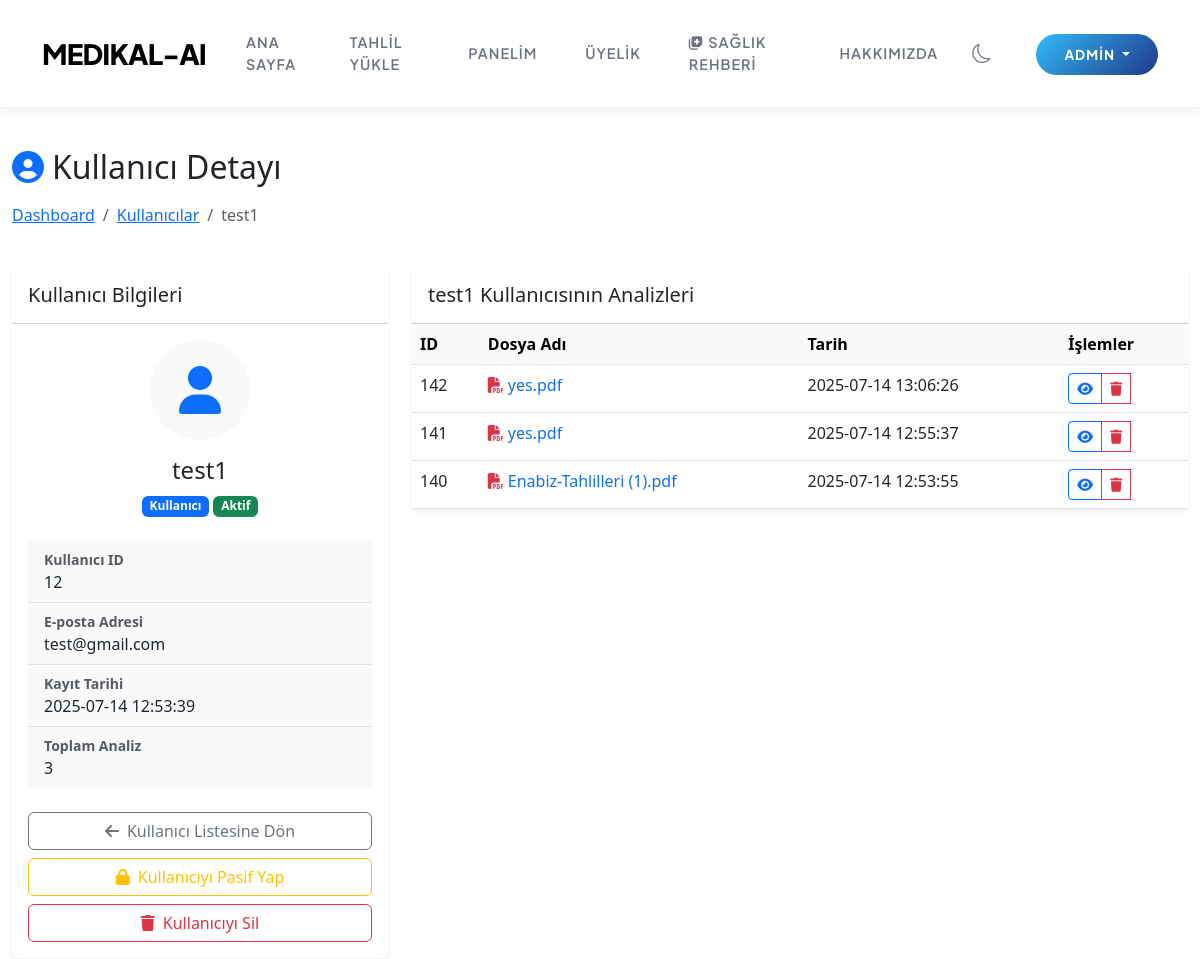
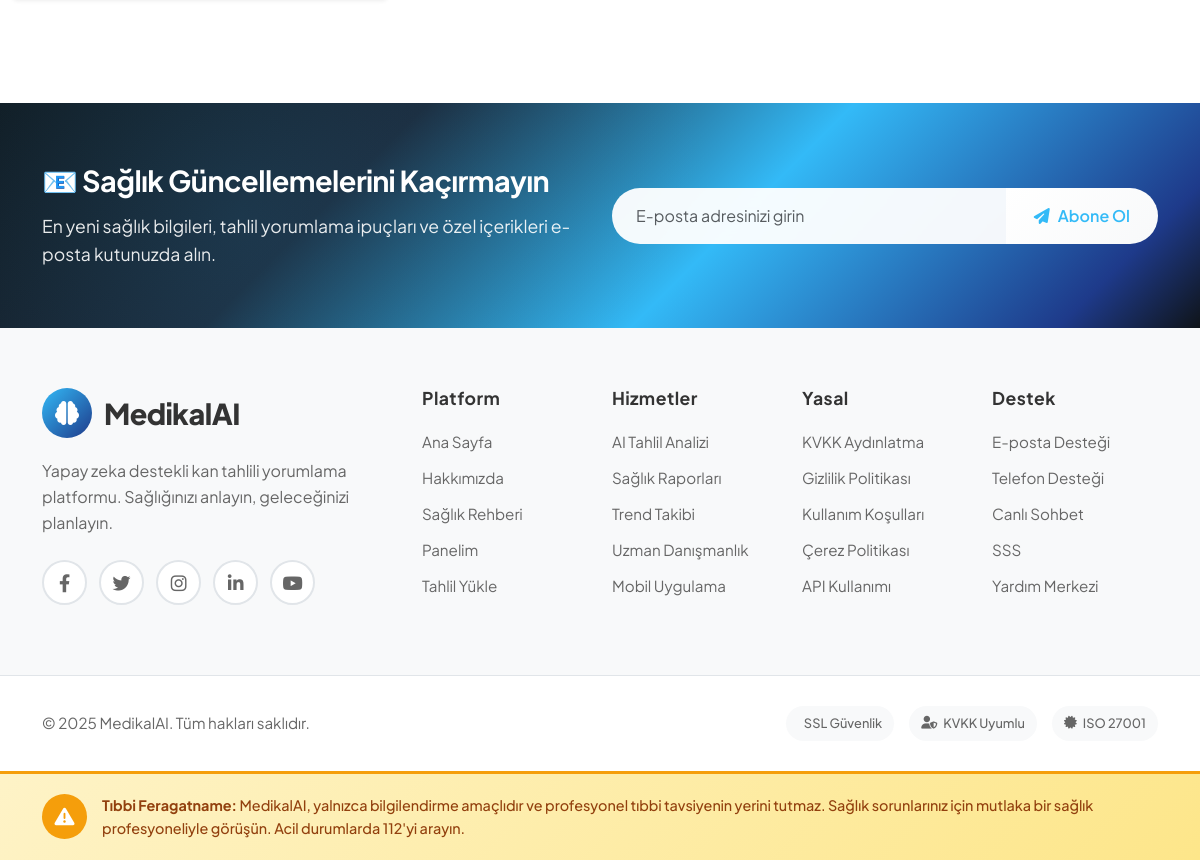
The page /admin/users/12 (signed in) on the database its author committed (2 pictures, top to bottom).
### tables this page shows
CREATE TABLE users (
        id INTEGER PRIMARY KEY AUTOINCREMENT,
        username TEXT UNIQUE NOT NULL,
        password TEXT NOT NULL,
        email TEXT UNIQUE NOT NULL,
        created_at TIMESTAMP DEFAULT CURRENT_TIMESTAMP
    , role TEXT DEFAULT 'user', is_active BOOLEAN DEFAULT 1, login_count INTEGER DEFAULT 0, subscription_plan TEXT DEFAULT 'free', stripe_customer_id TEXT, subscription_status TEXT DEFAULT 'active', subscription_end_date TIMESTAMP, lemonsqueezy_subscription_id TEXT);

CREATE TABLE analyses (
        id INTEGER PRIMARY KEY AUTOINCREMENT,
        user_id INTEGER,
        file_name TEXT,
        analysis_text TEXT,
        analysis_result TEXT,
        created_at TIMESTAMP DEFAULT CURRENT_TIMESTAMP, analysis_json TEXT, analysis_type TEXT DEFAULT 'kan',
        FOREIGN KEY (user_id) REFERENCES users (id)
    );

### app.py (the view)
@app.route('/admin/users/<int:user_id>')
@admin_required
def admin_user_detail(user_id):
    conn = sqlite3.connect(DB_PATH)
    conn.row_factory = sqlite3.Row
    c = conn.cursor()
    c.execute("SELECT * FROM users WHERE id = ?", (user_id,))
    user = c.fetchone()
    if not user:
        conn.close()
        flash('Kullanıcı bulunamadı!', 'danger')
        return redirect(url_for('admin_users'))
    c.execute("SELECT * FROM analyses WHERE user_id = ? ORDER BY created_at DESC", (user_id,))
    analyses = c.fetchall()
    conn.close()
    return render_template('admin/user_detail.html', user=user, analyses=analyses)

### templates/admin/user_detail.html (shortened to what this page needs)
{% extends "layout.html" %}
{% block content %}
<div class="container-fluid py-4">
    <div class="row mb-4">
        <div class="col-md-12">
            <h2 class="mb-3"><i class="fas fa-user-circle me-2 text-primary"></i>Kullanıcı Detayı</h2>
            <nav aria-label="breadcrumb">
                <ol class="breadcrumb">
                    <li class="breadcrumb-item"><a href="{{ url_for('admin_dashboard') }}">Dashboard</a></li>
                    <li class="breadcrumb-item"><a href="{{ url_for('admin_users') }}">Kullanıcılar</a></li>
                    <li class="breadcrumb-item active">{{ user.username }}</li>
                </ol>
            </nav>
        </div>
    </div>
    <div class="row g-4">
        <div class="col-md-4">
            <div class="card border-0 shadow-sm">
                <div class="card-header bg-white py-3">
                    <h5 class="mb-0">Kullanıcı Bilgileri</h5>
                </div>
                <div class="card-body">
                    <div class="text-center mb-4">
                        <div class="bg-light rounded-circle mx-auto mb-3 d-flex align-items-center justify-content-center" style="width: 100px; height: 100px;">
                            <i class="fas fa-user text-primary" style="font-size: 3rem;"></i>
                        </div>
                        <h4>{{ user.username }}</h4>
                        {% if user.role == 'admin' %}
                        <span class="badge bg-danger">Admin</span>
                        {% else %}
                        <span class="badge bg-primary">Kullanıcı</span>
                        {% endif %}
                        {% if user.is_active %}
                        <span class="badge bg-success">Aktif</span>
                        {% else %}
                        <span class="badge bg-danger">Pasif</span>
                        {% endif %}
                    </div>
                    <div class="list-group list-group-flush">
                        <div class="list-group-item bg-light">
                            <div class="fw-bold text-muted small">Kullanıcı ID</div>
                            <div>{{ user.id }}</div>
                        </div>
                        <div class="list-group-item bg-light">
                            <div class="fw-bold text-muted small">E-posta Adresi</div>
                            <div>{{ user.email }}</div>
                        </div>
                        <div class="list-group-item bg-light">
                            <div class="fw-bold text-muted small">Kayıt Tarihi</div>
                            <div>{{ user.created_at }}</div>
                        </div>
                        <div class="list-group-item bg-light">
                            <div class="fw-bold text-muted small">Toplam Analiz</div>
                            <div>{{ analyses|length }}</div>
                        </div>
                    </div>
                    <div class="d-grid gap-2 mt-4">
                        <a href="{{ url_for('admin_users') }}" class="btn btn-outline-secondary">
                            <i class="fas fa-arrow-left me-2"></i>Kullanıcı Listesine Dön
                        </a>
                        {% if user.id != 1 %}
                        <a href="{{ url_for('admin_toggle_user', user_id=user.id) }}" class="btn btn-outline-warning">
                            {% if user.is_active %}
                            <i class="fas fa-lock me-2"></i>Kullanıcıyı Pasif Yap
                            {% else %}
                            <i class="fas fa-lock-open me-2"></i>Kullanıcıyı Aktif Yap
                            {% endif %}
                        </a>
                        <button type="button" class="btn btn-outline-danger" data-bs-toggle="modal" data-bs-target="#deleteUserModal">
                            <i class="fas fa-trash me-2"></i>Kullanıcıyı Sil
                        </button>
                        {% endif %}
                    </div>
                </div>
            </div>
        </div>
        <div class="col-md-8">
            <div class="card border-0 shadow-sm">
                <div class="card-header bg-white py-3">
                    <h5 class="mb-0">{{ user.username }} Kullanıcısının Analizleri</h5>
                </div>
                <div class="card-body p-0">
                    {% if analyses %}
                    <div class="table-responsive">
                        <table class="table table-hover mb-0">
                            <thead class="table-light">
                                <tr>
                                    <th>ID</th>
                                    <th>Dosya Adı</th>
                                    <th>Tarih</th>
                                    <th>İşlemler</th>
                                </tr>
                            </thead>
                            <tbody>
                                {% for analysis in analyses %}
                                <tr>
                                    <td>{{ analysis.id }}</td>
                                    <td>
                                        <a href="{{ url_for('admin_analysis_detail', analysis_id=analysis.id) }}" class="text-decoration-none">
                                            <i class="fas fa-file-pdf text-danger me-1"></i>{{ analysis.file_name }}
                                        </a>
                                    </td>
                                    <td>{{ analysis.created_at }}</td>
                                    <td>
                                        <div class="btn-group btn-group-sm" role="group">
                                            <a href="{{ url_for('admin_analysis_detail', analysis_id=analysis.id) }}" class="btn btn-outline-primary" title="Görüntüle">
                                                <i class="fas fa-eye"></i>
                                            </a>
                                            <button type="button" class="btn btn-outline-danger" title="Sil" data-bs-toggle="modal" data-bs-target="#deleteModal{{ analysis.id }}">
                                                <i class="fas fa-trash"></i>
                                            </button>
                                        </div>
                                    </td>
                                </tr>
                                {% endfor %}
                            </tbody>
                        </table>
                    </div>
                    {% else %}
                    <div class="text-center py-5">
                        <i class="fas fa-file-medical-alt text-muted mb-3" style="font-size: 3rem;"></i>
                        <h5>Bu kullanıcının henüz analizi bulunmuyor.</h5>
                    </div>
                    {% endif %}
                </div>
            </div>
        </div>
    </div>
</div>
{% endblock %}

### templates/layout.html (style rules this page uses)
body { min-height: 100vh; display: flex; flex-direction: column; transition: background-color 0.3s ease, color 0.3s ease; }

### rows shown on the page
users: username "test1", id "12", email "test@gmail.com", created_at "2025-07-14 12:53:39"
analyses: id "142", file_name "yes.pdf", created_at "2025-07-14 13:06:26"
analyses: id "141", file_name "yes.pdf", created_at "2025-07-14 12:55:37"
analyses: id "140", file_name "Enabiz-Tahlilleri (1).pdf", created_at "2025-07-14 12:53:55"

### other values the page prints
{{ session.username }} "ADMIN"
{{ analyses|length }} "3"
